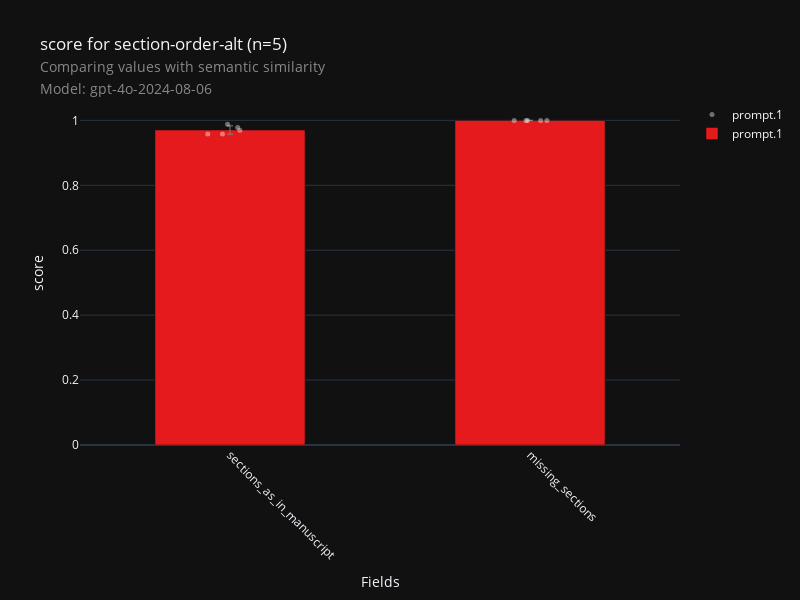

The cell this chart's notebook holds for it:
### Code cell
fig, df_data, df_metadata = check_visualization(
    "doc-checklist",
    "section-order-alt",
    metric="semantic_similarity",
    score="score",
    model=MODEL,
    aggregation_level=0
)
fig.show()

### Figure 1 — Plotly figure (JSON) as saved in the notebook; plotly's stock layout.template omitted (floating-point values rounded to 4 significant figures)
{"data": [{"hovertext": ["10.1038_embor.2009.217", "10.1038_embor.2009.217", "EMBOJ-2024-119734R", "EMBOJ-2024-119734R", "EMBOR-2025-61250V2", "EMBOR-2025-61250V2", "EMM-2025-21341", "EMM-2025-21341", "EMM-2025-21532", "EMM-2025-21532"], "marker": {"color": "white", "line": {"color": "white", "width": 0}, "opacity": 0.4, "size": 5}, "mode": "markers", "name": "prompt.1", "showlegend": true, "type": "scatter", "x": [0.0329, 1.035, 0.02565, 1.056, -0.00803, 0.9919, -0.02502, 0.9473, -0.0742, 0.9867], "y": [0.9696, 1.0, 0.9778, 1.0, 0.9878, 1.0, 0.958, 1.0, 0.958, 1.0]}, {"error_y": {"array": [0.0, 0.01292], "color": "grey", "thickness": 1, "type": "data", "visible": true, "width": 3}, "hovertext": ["Field: missing_sections<br>1.0: 1.000<br>Prompt: prompt.1", "Field: sections_as_in_manuscript<br>0.9702552331221369: 0.970<br>Prompt: prompt.1"], "marker": {"color": "rgb(228,26,28)"}, "name": "prompt.1", "showlegend": true, "type": "bar", "width": 0.5, "x": [1, 0], "y": [1.0, 0.9703]}], "layout": {"boxmode": "group", "height": 600, "showlegend": true, "title": {"text": "score for section-order-alt (n=5)<br><span style=\"font-size: 0.8em; color: #888;\">Comparing values with semantic similarity</span><br><span style=\"font-size: 0.8em; color: #888;\">Model: gpt-4o-2024-08-06</span>"}, "width": 800, "xaxis": {"range": [-0.5, 1.5], "tickangle": 45, "ticktext": ["sections_as_in_manuscript", "missing_sections"], "tickvals": [0, 1], "title": {"text": "Fields"}}, "yaxis": {"title": {"text": "score"}}}}
